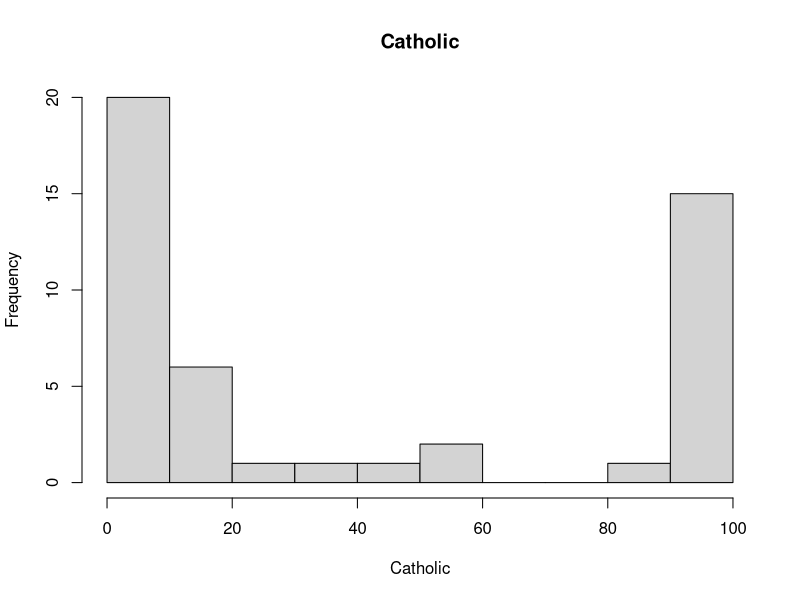
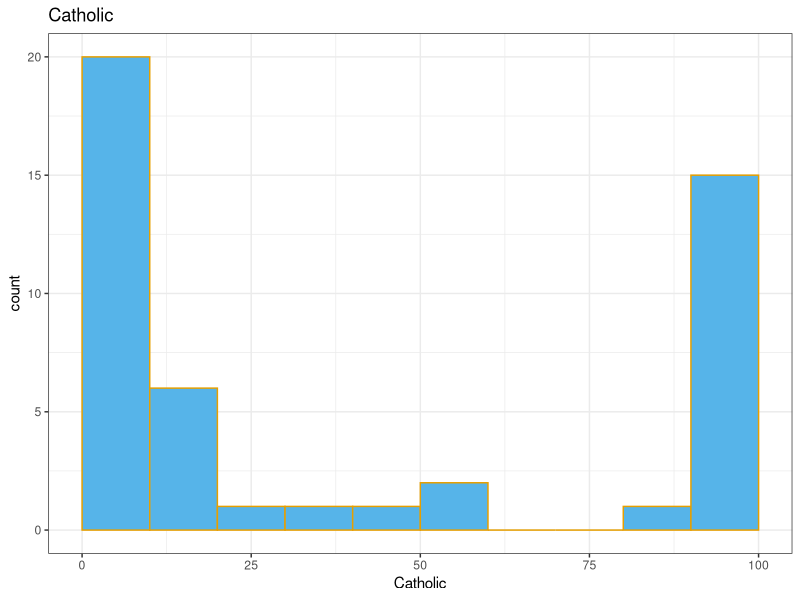
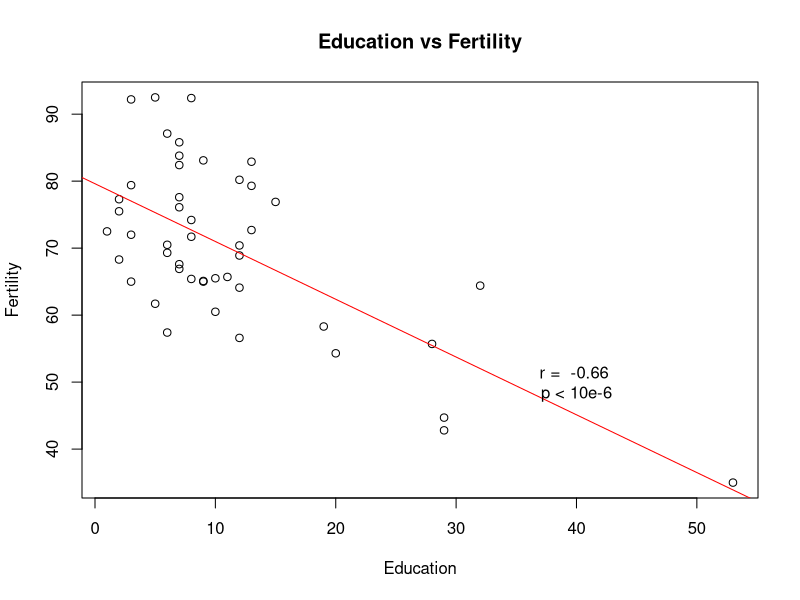
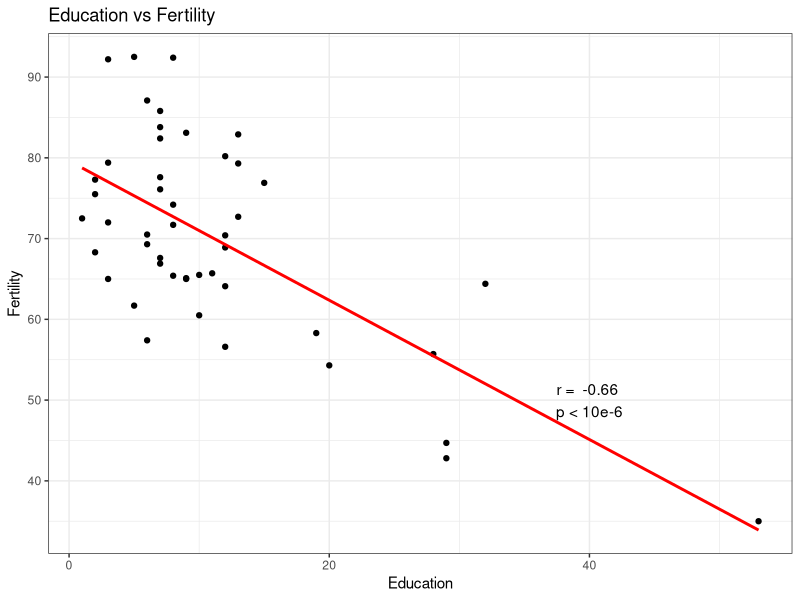
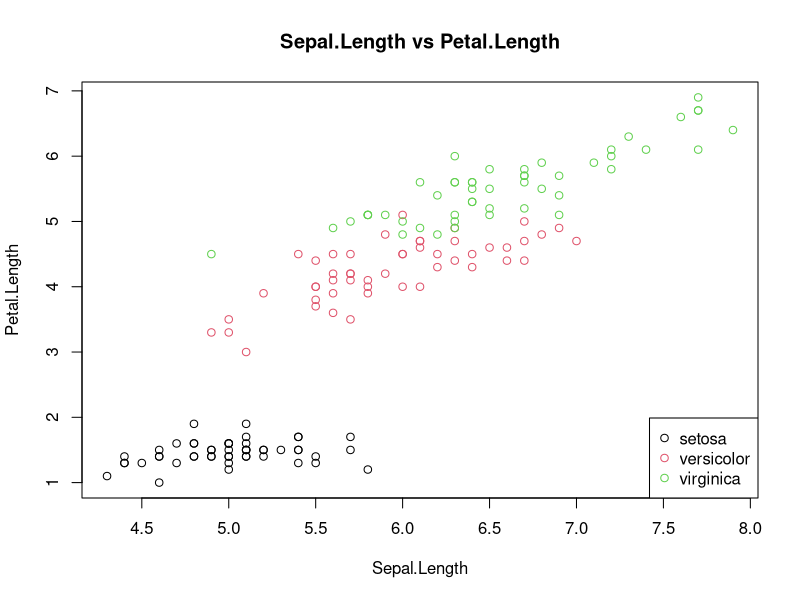
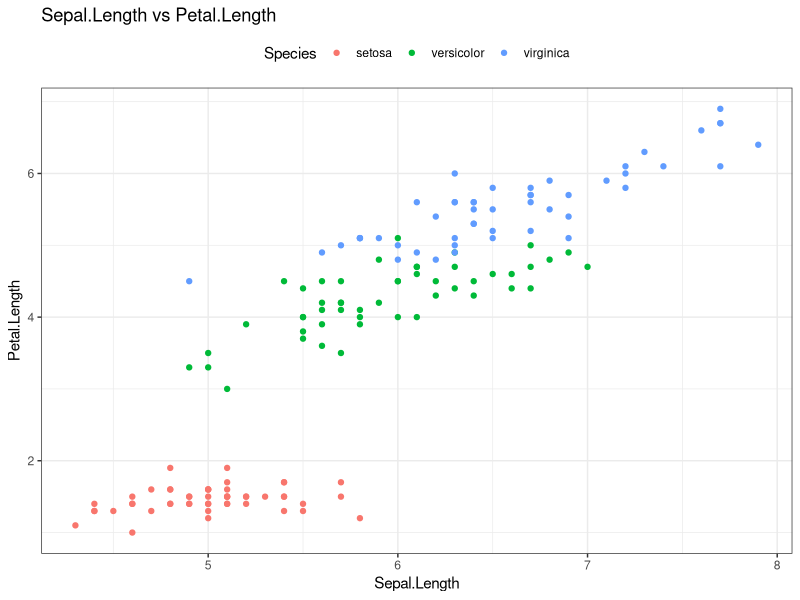
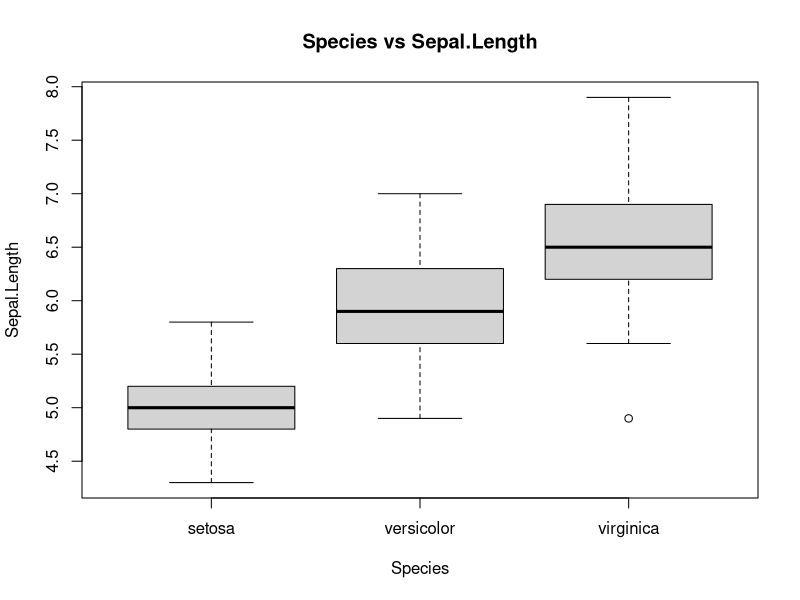
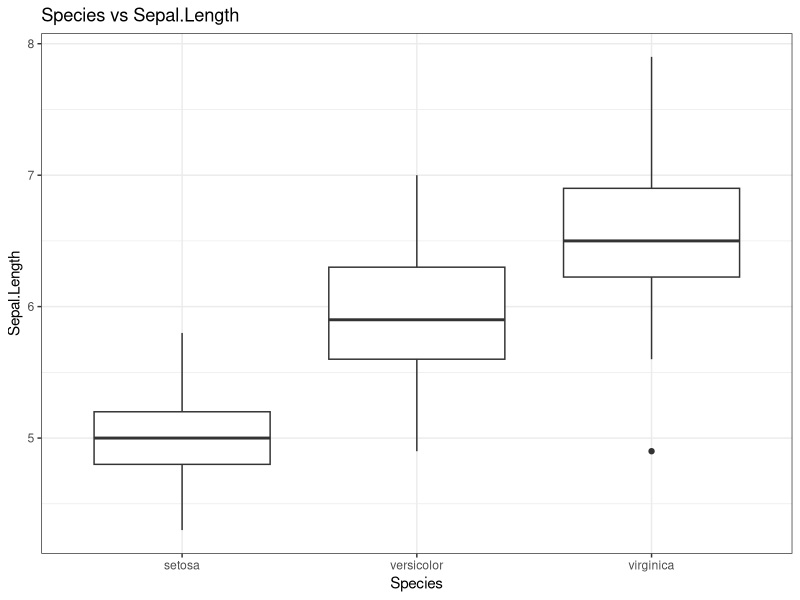

Here is the R script that generated these plots, in order:
## ---- chunk 1
Sys.info()[["user"]]
Sys.getenv("HOME")
## ---- chunk 2
library("tidyverse")
library("ggsignif")
library("viridis")
library("cowplot")
library("gridExtra")
library("patchwork")
library("lattice")
## ---- chunk 3
## 代码写这里，并运行；
# 1. 用直方图 histogram 显示 Catholic 列的分布情况；
# 1.1 基础做图函数
# 修改标题和x轴标签
hist(swiss$Catholic, main = "Catholic", xlab = "Catholic")

# 1.2 ggplot2
# 定制每个区间的范围
ggplot(swiss, aes(x = Catholic)) +
  geom_histogram(breaks = seq(0, 100, 10),
    color = "#E69F00", fill = "#56B4E9") +
  labs(title = "Catholic", x = "Catholic") +
  theme_bw()
# 2. 用散点图显示 Eduction 与 Fertility 的关系并将表示两者关系的线性公式、相关系数和p值画在图的空白处。
# 2.1 基础做图函数
plot(swiss$Education, swiss$Fertility,
  xlab = "Education", ylab = "Fertility",
  main = "Education vs Fertility")
abline(lm(swiss$Fertility ~ swiss$Education), col = "red")
# 相关系数和p值画在图的空白处
text(40, 50,
  paste("r = ",
    round(cor(swiss$Education, swiss$Fertility), 2),
    "\n p < 10e-6 "))
cor.test(swiss$Education, swiss$Fertility)$p.value
# 2.2 ggplot2
ggplot(swiss, aes(x = Education, y = Fertility)) +
  geom_point() +
  geom_smooth(method = "lm", se = FALSE, color = "red") +
  labs(title = "Education vs Fertility", x = "Education", y = "Fertility") +
  theme_bw() +
  annotate("text", x = 40, y = 50,
    label = paste("r = ",
              round(cor(swiss$Education, swiss$Fertility), 2),
              "\n p < 10e-6 "))

## ---- chunk 4
## 代码写这里，并运行；
# 散点图
# 1. 基础做图函数
plot(iris$Sepal.Length, iris$Petal.Length,
  col = iris$Species, xlab = "Sepal.Length",
  ylab = "Petal.Length",
  main = "Sepal.Length vs Petal.Length")
legend("bottomright", legend = levels(iris$Species), col = 1:3, pch = 1)
# 2. ggplot2
ggplot(iris, aes(x = Sepal.Length, y = Petal.Length, color = Species)) +
  geom_point() +
  labs(title = "Sepal.Length vs Petal.Length",
    x = "Sepal.Length", y = "Petal.Length") +
  theme_bw() +
  theme(legend.position = "top")
# boxplot
# 1. 基础做图函数
boxplot(iris$Sepal.Length ~ iris$Species,
  xlab = "Species", ylab = "Sepal.Length",
  main = "Species vs Sepal.Length")
# 2. ggplot2
ggplot(iris, aes(x = Species, y = Sepal.Length)) +
  geom_boxplot() +
  labs(title = "Species vs Sepal.Length",
    x = "Species", y = "Sepal.Length") +
  theme_bw()

## ---- chunk 5
## 代码写这里，并运行；
(p1 <- ggplot(filter(starwars, !is.na(height) & !is.na(gender)),
    aes(x = gender, y = height)) +
  geom_boxplot() +
  geom_signif(comparisons = list(c("feminine", "masculine")),
    map_signif_level = TRUE) +
  scale_fill_viridis(discrete = TRUE, alpha = 0.6) +
  theme_light() +
  theme(
    legend.position = "none",
    axis.text.x = element_text(angle = 45, hjust = 1)
  ) +
  xlab(""))
## ---- chunk 6
## 代码写这里，并运行；
(p2 <- ggplot(iris, aes(x = Sepal.Length, y = Sepal.Width,
    color = Species, shape = Species)) +
  geom_point() +
  geom_density2d() +
  theme_light() +
  xlab("Sepal.Length") +
  ylab("Sepal.Width") +
  labs(title = "IRIS"))
## ---- chunk 7
## 代码写这里，并运行；
# mtcars 增加 cyl ，加一组 468
my_mtcars <- bind_rows(mtcars, mutate(mtcars, cyl = 468))
(p3 <- ggplot(my_mtcars, aes(x = wt, y = mpg, color = factor(cyl))) +
  geom_point(size = 2.5) +
  geom_smooth(method = "loess") +
  facet_wrap(~ cyl, scales = "free", nrow = 2) +
  # facet_grid(. ~ cyl, scales = "free", margins = TRUE) +
  theme_light() +
  xlab("wt") +
  ylab("mpg") +
  labs(title = "mtcars"))

## ---- chunk 8
## 代码写这里，并运行；
mdf_mtcars <- mtcars %>% rownames_to_column() %>%
  arrange(cyl, mpg) %>%
  mutate(rowname = factor(rowname, levels = rowname)) %>%
  mutate(id = row_number(),
    angle = 90 - 360 * (id - 0.5) / n()) %>%
  select(rowname, mpg, cyl, angle)

(p4 <- ggplot(mdf_mtcars, aes(x = rowname)) +
  geom_bar(stat = "identity", aes(y = mpg, fill = factor(cyl))) +
  # Limits of the plot = very important.
  # The negative value controls the size of the inner circle,
  # the positive one is useful to add size over each bar
  ylim(-10, 65) +
  coord_polar( start = 0, direction = 1, clip = "on") +
  # 清空坐标轴
  theme_minimal() +
  theme(
    axis.text = element_blank(),
    axis.title = element_blank(),
    panel.grid = element_blank(),
    plot.margin = unit(rep(-1,4), "cm")
  ) +
  # Add the labels, using the mdf_mtcars dataframe
  geom_text(data = mdf_mtcars,
    aes(x = rowname, y = mpg + 28, label = rowname),
    color = "black", alpha = 0.9, size = 3,
    angle = mdf_mtcars$angle))

## ---- chunk 9
## 代码写这里，并运行；
ggdraw() +
  draw_plot(p3, x = 0, y = 0, width = 0.5, height = 1) +
  draw_plot(p2, 0.5, 0, 0.5, 0.5) +
  draw_plot(p1, 0.5, 0.5, 0.5, 0.5) +
  draw_plot_label(c("A", "B", "C"), c(0, 0.5, 0.5),
    c(1, 1, 0.5), size = 15)

## ---- chunk 10
## 代码写这里，并运行；
gridExtra::grid.arrange(p1, p2, p4,
  nrow = 2, layout_matrix = rbind(
    c(1, 1),
    c(2, 3)
))

## ---- chunk 11
## 代码写这里，并运行；
p1 / (p2 | p3) / p4 +
  plot_annotation(
    title = "A title",
    subtitle = "A subtitle",
    caption = "A caption",
    tag_levels = "A"
  )

## ---- chunk 12
## 代码写这里，并运行；
splom( mtcars[c(1,3,4,5,6)] )
